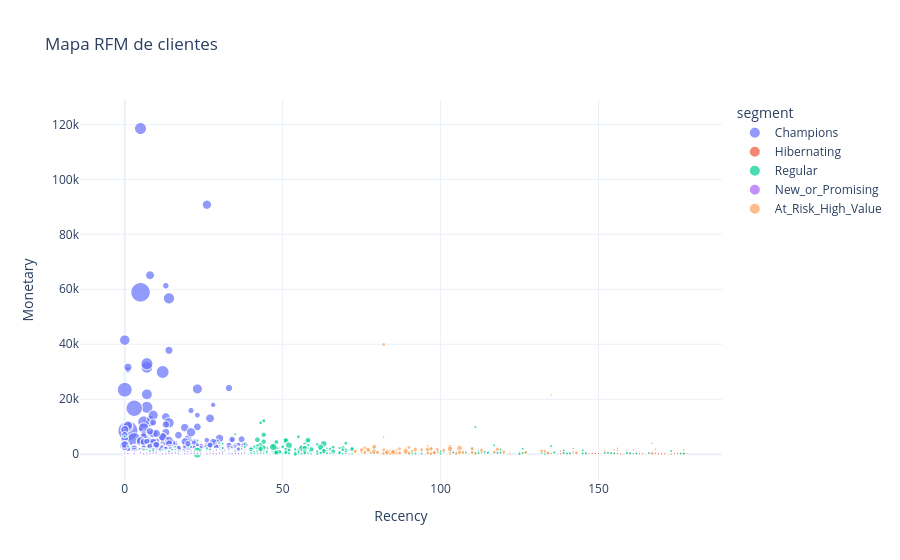

The notebook cell this image was saved under:
### Markdown cell above
### Qué hace esta celda: Lectura visual de los segmentos

Representa la recencia frente al gasto; el tamaño de cada punto corresponde a la frecuencia y el color al segmento. Permite comparar actividad reciente y volumen económico. La etiqueta futura se muestra únicamente como apoyo de evaluación retrospectiva.

### Code cell
fig = px.scatter(
    rfm,
    x="Recency",
    y="Monetary",
    size="Frequency",
    color="segment",
    hover_data=["CustomerID","churn"],
    title="Mapa RFM de clientes"
)
fig.show()

### Figure 1 — Plotly figure (JSON) as saved in the notebook; plotly's stock layout.template omitted (floating-point values rounded to 4 significant figures; data arrays with more than 128 entries replaced by an {"elided": "..."} marker saying what was removed)
{"data": [{"customdata": {"elided": "550x2 mixed values"}, "hovertemplate": "segment=Champions<br>Recency=%{x}<br>Monetary=%{y}<br>Frequency=%{marker.size}<br>CustomerID=%{customdata[0]}<br>churn=%{customdata[1]}<extra></extra>", "legendgroup": "Champions", "marker": {"color": "#636efa", "size": {"elided": "550 int values"}, "sizemode": "area", "sizeref": 0.2075, "symbol": "circle"}, "mode": "markers", "name": "Champions", "showlegend": true, "type": "scattergl", "x": {"elided": "550 int values"}, "xaxis": "x", "y": {"elided": "550 float values"}, "yaxis": "y"}, {"customdata": {"elided": "815x2 mixed values"}, "hovertemplate": "segment=Hibernating<br>Recency=%{x}<br>Monetary=%{y}<br>Frequency=%{marker.size}<br>CustomerID=%{customdata[0]}<br>churn=%{customdata[1]}<extra></extra>", "legendgroup": "Hibernating", "marker": {"color": "#EF553B", "size": {"elided": "815 int values"}, "sizemode": "area", "sizeref": 0.2075, "symbol": "circle"}, "mode": "markers", "name": "Hibernating", "showlegend": true, "type": "scattergl", "x": {"elided": "815 int values"}, "xaxis": "x", "y": {"elided": "815 float values"}, "yaxis": "y"}, {"customdata": {"elided": "1061x2 mixed values"}, "hovertemplate": "segment=Regular<br>Recency=%{x}<br>Monetary=%{y}<br>Frequency=%{marker.size}<br>CustomerID=%{customdata[0]}<br>churn=%{customdata[1]}<extra></extra>", "legendgroup": "Regular", "marker": {"color": "#00cc96", "size": {"elided": "1061 int values"}, "sizemode": "area", "sizeref": 0.2075, "symbol": "circle"}, "mode": "markers", "name": "Regular", "showlegend": true, "type": "scattergl", "x": {"elided": "1061 int values"}, "xaxis": "x", "y": {"elided": "1061 float values"}, "yaxis": "y"}, {"customdata": {"elided": "245x2 mixed values"}, "hovertemplate": "segment=New_or_Promising<br>Recency=%{x}<br>Monetary=%{y}<br>Frequency=%{marker.size}<br>CustomerID=%{customdata[0]}<br>churn=%{customdata[1]}<extra></extra>", "legendgroup": "New_or_Promising", "marker": {"color": "#ab63fa", "size": {"elided": "245 int values"}, "sizemode": "area", "sizeref": 0.2075, "symbol": "circle"}, "mode": "markers", "name": "New_or_Promising", "showlegend": true, "type": "scattergl", "x": {"elided": "245 int values"}, "xaxis": "x", "y": {"elided": "245 float values"}, "yaxis": "y"}, {"customdata": {"elided": "101x2 mixed values"}, "hovertemplate": "segment=At_Risk_High_Value<br>Recency=%{x}<br>Monetary=%{y}<br>Frequency=%{marker.size}<br>CustomerID=%{customdata[0]}<br>churn=%{customdata[1]}<extra></extra>", "legendgroup": "At_Risk_High_Value", "marker": {"color": "#FFA15A", "size": [3, 3, 5, 3, 3, 5, 4, 3, 4, 3, 3, 3, 4, 3, 3, 3, 3, 3, 3, 4, 3, 3, 3, 4, 3, 3, 5, 3, 3, 3, 3, 3, 3, 4, 3, 4, 3, 4, 3, 3, 3, 6, 3, 4, 3, 3, 6, 5, 3, 3, 4, 4, 3, 3, 3, 3, 3, 6, 4, 3, 4, 5, 3, 3, 5, 3, 3, 3, 3, 4, 3, 3, 3, 5, 3, 4, 3, 3, 3, 3, 3, 3, 4, 3, 3, 3, 7, 4, 3, 3, 4, 3, 6, 4, 6, 5, 3, 3, 3, 3, 4], "sizemode": "area", "sizeref": 0.2075, "symbol": "circle"}, "mode": "markers", "name": "At_Risk_High_Value", "showlegend": true, "type": "scattergl", "x": [84, 75, 77, 133, 75, 79, 83, 89, 97, 84, 89, 83, 89, 167, 85, 101, 73, 86, 96, 97, 111, 83, 85, 80, 83, 98, 103, 82, 91, 82, 105, 110, 73, 76, 83, 118, 83, 87, 82, 76, 107, 96, 98, 77, 143, 78, 79, 84, 103, 80, 73, 106, 132, 87, 82, 117, 84, 89, 97, 90, 113, 76, 120, 84, 77, 96, 103, 107, 97, 76, 103, 110, 99, 85, 84, 110, 86, 85, 87, 85, 90, 94, 75, 80, 127, 73, 106, 106, 97, 92, 98, 82, 85, 98, 103, 83, 134, 76, 99, 73, 92], "xaxis": "x", "y": [598.7, 1492.0, 1494.0, 1067.0, 985.8, 2707.0, 767.1, 319.7, 1463.0, 895.5, 950.2, 357.6, 1801.0, 289.0, 933.9, 1528.0, 445.7, 1302.0, 455.9, 1763.0, 254.3, 885.7, 726.5, 878.5, 1466.0, 1076.0, 2688.0, 919.2, 1115.0, 270.8, 205.5, 395.9, 814.6, 1090.0, 814.5, 1743.0, 741.0, 731.1, 310.4, 1216.0, 444.8, 1663.0, 1114.0, 1277.0, 542.7, 567.2, 936.7, 949.6, 500.4, 321.4, 649.1, 1351.0, 1238.0, 391.0, 39920.0, 786.6, 1108.0, 1000.0, 2026.0, 447.7, 1380.0, 2061.0, 860.4, 200.4, 1623.0, 435.3, 255.1, 751.0, 211.8, 945.2, 1038.0, 713.1, 864.1, 812.1, 199.2, 2038.0, 394.9, 819.3, 1988.0, 1106.0, 2479.0, 1690.0, 1565.0, 685.2, 686.5, 920.9, 2210.0, 722.5, 267.2, 1107.0, 540.1, 1632.0, 683.5, 557.3, 1935.0, 662.1, 426.9, 525.6, 1729.0, 1178.0, 1792.0], "yaxis": "y"}], "layout": {"legend": {"itemsizing": "constant", "title": {"text": "segment"}, "tracegroupgap": 0}, "title": {"text": "Mapa RFM de clientes"}, "xaxis": {"anchor": "y", "domain": [0.0, 1.0], "title": {"text": "Recency"}}, "yaxis": {"anchor": "x", "domain": [0.0, 1.0], "title": {"text": "Monetary"}}}}
